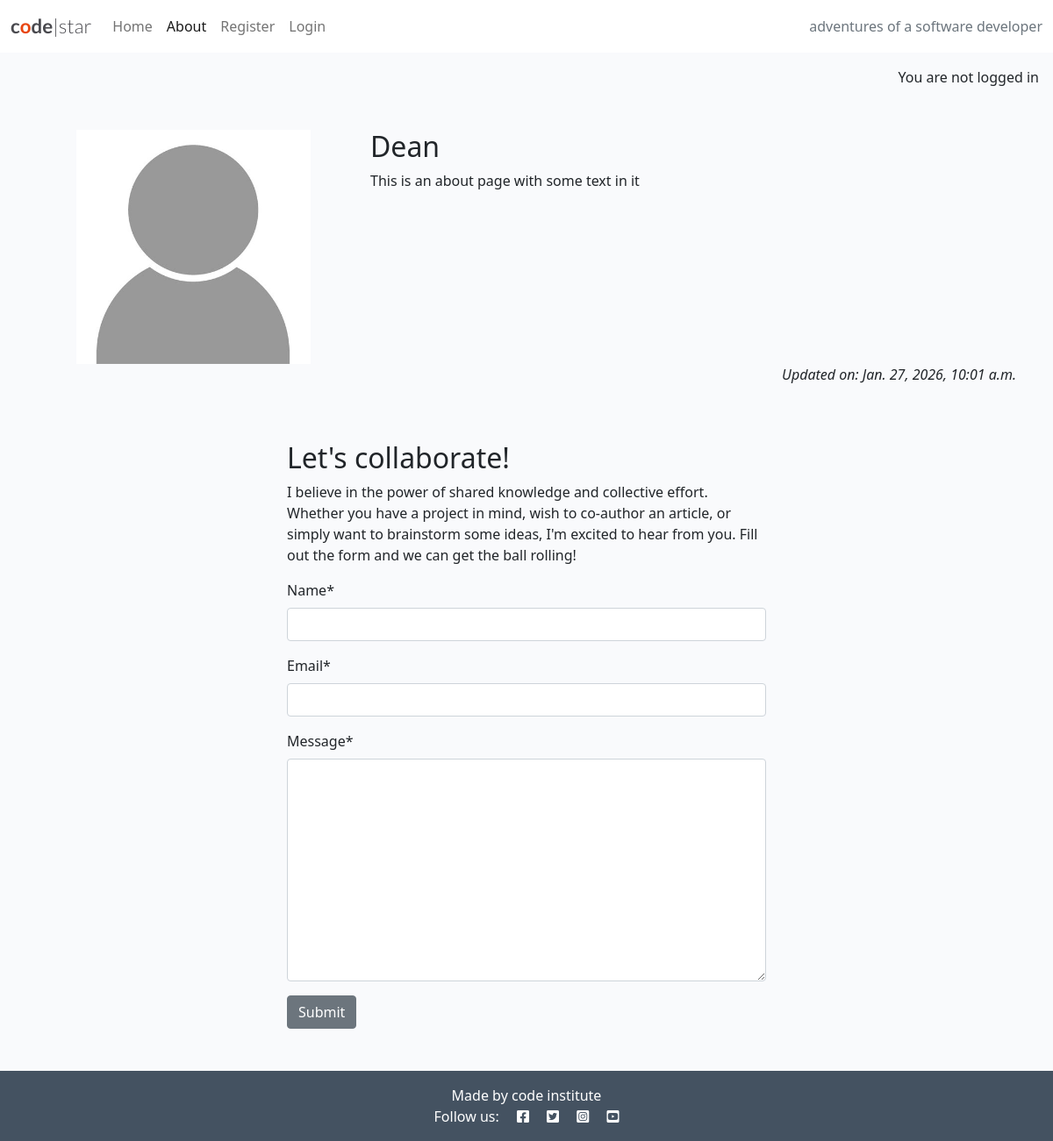
The page /about/ on the database its author committed.
### about/models.py (models this page shows, shortened)
class About(models.Model):
    title = models.CharField(max_length=200)
    updated_on = models.DateTimeField(auto_now=True)
    content = models.TextField()

### about/views.py (the view)
# urls.py: path('', views.about_me, name='about'),
def about_me(request):
    about = About.objects.all().order_by('-updated_on').first()
    if request.method == "POST":
        collaborate_form = CollaborateForm(data=request.POST)
        if collaborate_form.is_valid():
            collaborate_request = collaborate_form.save(commit=False)
            collaborate_request.read = False
            collaborate_request.save()
            messages.add_message(
                request, messages.SUCCESS,
                'Collaboration request received! I endeavor to respond within 2 working days.'
            )
            collaborate_form = CollaborateForm()
        else:
            collaborate_form = CollaborateForm()
    else:
        collaborate_form = CollaborateForm()
    return render(
        request,
        "about/about.html",
        {"about": about,
        "collaborate_form": collaborate_form},
    )

### about/forms.py
class CollaborateForm(forms.ModelForm):
    class Meta:
        model = CollaborateRequest
        fields = ('name', 'email', 'message')

### about/templates/about/about.html (shortened to what this page needs)
{% extends 'base.html' %}
{% load static %}
{% load crispy_forms_tags %}
{% block content %}
<div class="container mt-5">
    <div class="row">
        <div class="col-12 col-md-4 text-center">
            <img src="{% static 'images/nobody.jpg' %}" width="75%">
        </div>
        <div class="col-12 col-md-8">
            <h2>{{ about.title }}</h2>
            {{ about.content | safe }}
        </div>
    </div>
    <div class="row">
        <div class="col text-right">
          <p class="text-end"><em>Updated on: {{ about.updated_on }}</em></p>
        </div>
    </div>
    <div class="row justify-content-center">
        <div class="col-12 col-md-6 my-5">
            <h2>Let's collaborate!</h2>
            <p>I believe in the power of shared knowledge and collective effort.
                Whether you have a project in mind, wish to co-author
                an article, or simply want to brainstorm some ideas,
                I'm excited to hear from you. Fill out the form
                and we can get the ball rolling!</p>
      <form method="post">
        {{ collaborate_form | crispy }}
        <button class="btn btn-secondary"
          type="submit">Submit</button>
      </form>
    </div>
  </div>
</div>
{% endblock content %}

### static/css/style.css (style rules this page uses)
body { background-color: #F9FAFC; }
.main-bg { background-color: #F9FAFC; }

### rows shown on the page
About: title "Dean", content "This is an about page with some text in it", updated_on "Jan. 27, 2026, 10:01 a.m."
